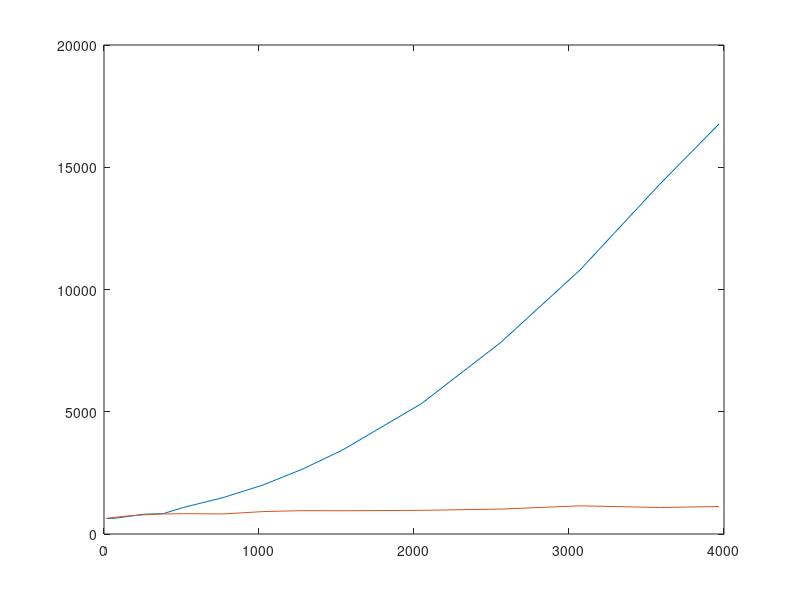

Source code (MATLAB):
%Data imported from src/datapoints/generated/out*.*.txt
btime = [0.148,0.67,2.149,7.365,18.157,26.397,64.725,119.103,157.136,151.143,376.547,630.382,803.78,1049.88,1416.22];
bmem = [651264,655360,708608,827392,856064,1110016,1523712,2048000,2715648,3506176,5459968,8024064,11063296,14639104,17174528];

etime = [0.17,1.276,4.035,13.781,31.097,47.512,119.988,220.16,305.637,289.596,750.159,1212.42,1551.7,2053.37,2806.62];
emem = [655360,696320,741376,802816,839680,851968,839680,937984,978944,974848,991232,1044480,1179648,1110016,1150976];

probsize = [16,64,128,256,384,512,768,1024,1280,1536,2048,2560,3072,3584,3968];

%plot(probsize, btime, probsize, etime)
%title("Plot of Time (ms) vs Problem Size")
%xlabel("Problem Size")
%ylabel("Time (ms)")
%legend({"Basic", "Efficient"}, "Location", "northwest");

plot(probsize, bmem / 1024, probsize, emem / 1024);
%title("Plot of Max Memory Usage (KB) vs Problem Size")
%xlabel("Problem Size")
%ylabel("Max Memory Usage (KB)")
%legend({"Basic", "Efficient"}, "Location", "northwest");